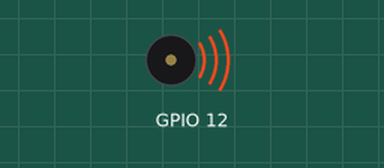
Recording of a sketch running on a simulated ESP32. Parts: buzzer (waves = sounding).

Above: at 0.9 s.
Timing chart, 0 to 5.3 s (numbered marks = the images above):
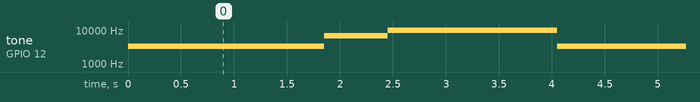

The sketch:

buzzer_test.ino
```cpp
// Variables for tone()
int baseFreq = 2000;
int channel = 0;
int resolution = 8;

void setup() {
    // Serial setup
    Serial.begin(115200);

    // Pin setup
    ledcSetup(channel, baseFreq, resolution);
    ledcAttachPin(12, channel);
}

void loop() {
    // ledcWriteTone(channel, 2000);
    // for (int dutyCycle = 0; dutyCycle <= 255; dutyCycle=dutyCycle+10){
    //     Serial.println(dutyCycle);
    //     ledcWrite(channel, dutyCycle);
    //     delay(1000);
    // }

    ESPTone(3333, 1750);
    delay(100);
    ESPTone(6666, 500);
    delay(100);
    ESPTone(9999, 1500);
    delay(100);
}

void ESPTone(int freq, int duration) {
    ledcWriteTone(channel, freq);
    ledcWrite(channel, 255);
    delay(duration);
    ledcWrite(channel, 0);
}
```

Measured:
- by itself, tone on GPIO 12: repeats every 4.1 s: 6666 Hz 0.60 s, 9999 Hz 1.6 s, 3333 Hz 1.9 s
